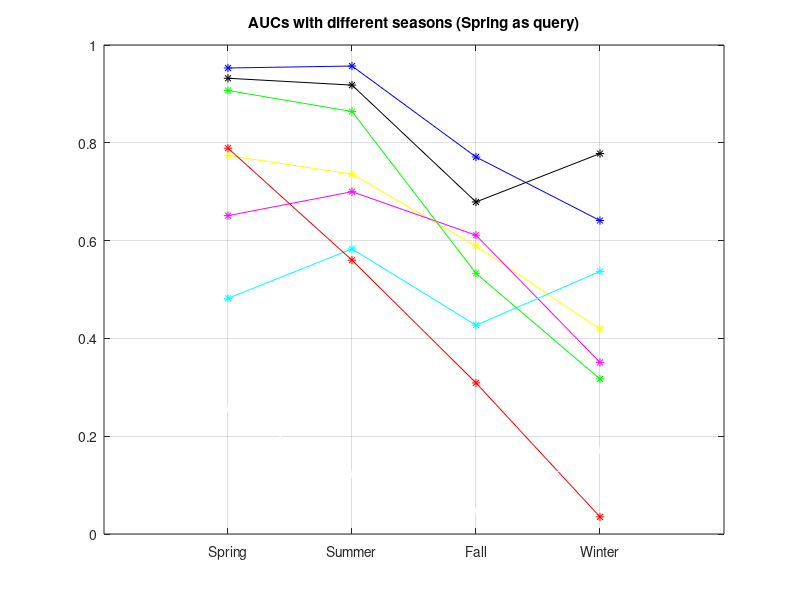

Source code (MATLAB): (Note: this script raises an error after producing the figure.)
close all
seasons = {'Spring'; 'Summer'; 'Fall'; 'Winter';};
data = [0.774, 0.651, 0.482, 0.789, 0.907, 0.953, 0.256, 0.932;
 0.736, 0.700, 0.583, 0.560, 0.864, 0.957, 0.122, 0.918; 
 0.589, 0.611, 0.427, 0.309, 0.533, 0.771, 0.047, 0.679; 
 0.419, 0.351, 0.537, 0.035, 0.317, 0.641, 0.170, 0.778;
 0.764, 0.672, 0.640, 0.702, 0.893, 0.923, 0.081, 0.914; 
 0.557, 0.496, 0.259, 0.466, 0.605, 0.789, 0.138, 0.694; 
 0.489, 0.379, 0.512, 0.019, 0.305, 0.576, 0.256, 0.738;
 0.599, 0.454, 0.003, 0.348, 0.557, 0.656, 0.002, 0.003; 
 0.443, 0.351, 0.078, 0.004, 0.360, 0.525, 0.139, 0.606;
 0.597, 0.491, 0.158, 0.014, 0.627, 0.808, 0.002, 0.000;];
colors = ['y', 'm', 'c', 'r', 'g', 'b', 'w', 'k'];

for i=1:8
%     plot(1:4, data(1:4, i), strcat(colors(i),'-')); hold on; plot(5:7, data(5:7, i), strcat(colors(i),'-')); hold on; 
%     plot(8:9, data(8:9, i), strcat(colors(i),'-')); hold on; plot(10, data(10, i), strcat(colors(i),'-')); hold on; 
    plot(1:4, data(1:4, i), strcat(colors(i),'-*')); hold on;
end
axis([0 5 0 1])
set(gca,'xtick',1:4,'xticklabel',seasons)
set(gca,'Color',[0.7 0.7 0.7])
grid on
title('AUCs with different seasons (Spring as query)')
legend(colors, {'CNN', 'NBLD', 'NetV.', 'DELI.', 'M2DP', 'S.C.', 'FBoW', 'GIST'})